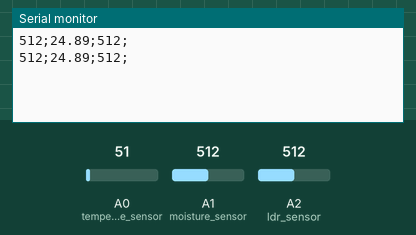
This sketch was run on a simulated Arduino Uno, built with avr-gcc and run on an emulated ATmega328P. Shown: the last lines printed to the serial monitor. Inputs (shaded band) come from the test bench; at power-on: A0 (temperature_sensor) = 51, A1 (moisture_sensor) = 512, A2 (ldr_sensor) = 512.

Above: at 1.8 s.
1.9 s: A0 (temperature_sensor) set to 61
At 2.8 s:
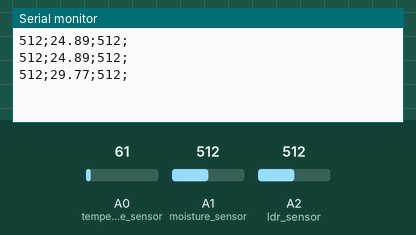
3.4 s: A1 (moisture_sensor) set to 716
At 4.7 s:
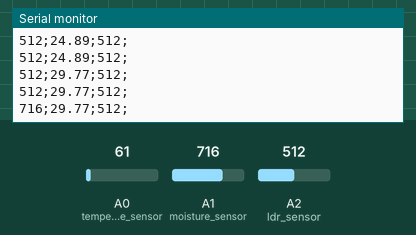
4.9 s: A2 (ldr_sensor) set to 716
At 5.7 s:
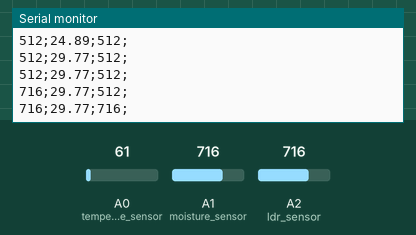
6.4 s: A0 (temperature_sensor) set to 71
At 7.7 s:
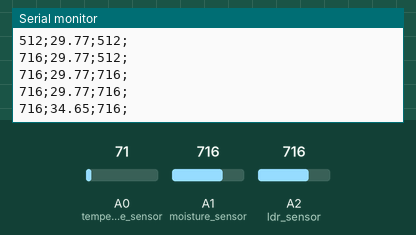
7.9 s: A1 (moisture_sensor) set to 900
At 8.8 s:
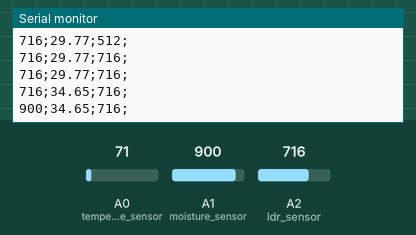
9.4 s: A2 (ldr_sensor) set to 900
At 10.8 s:
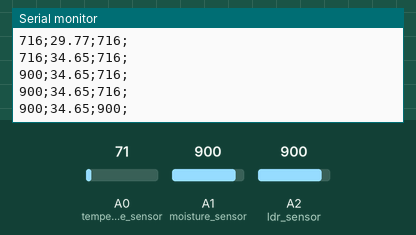
Timing chart, 0 to 11.9 s (numbered marks = the images above; inputs shaded):
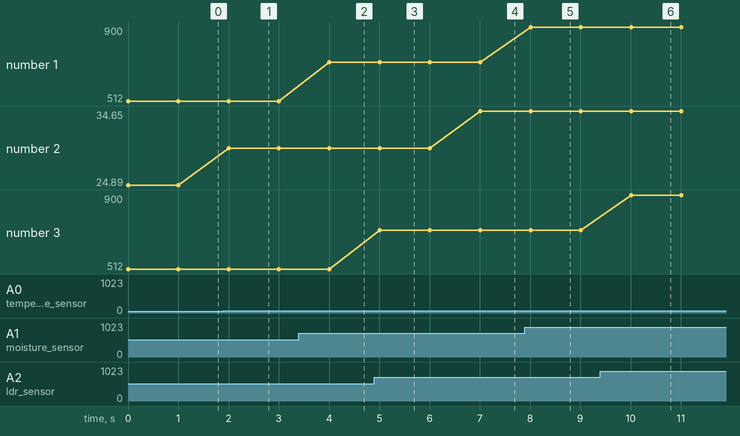

Measured:
- after the input at 1.9 s, the serial monitor: prints a new line after 0.10 s (image 1)
- after the input at 3.4 s, the serial monitor: prints a new line after 0.61 s (image 2)
- after the input at 4.9 s, the serial monitor: prints a new line after 0.11 s (image 3)
- after the input at 6.4 s, the serial monitor: prints a new line after 0.61 s (image 4)
- after the input at 7.9 s, the serial monitor: prints a new line after 0.11 s (image 5)
- after the input at 9.4 s, the serial monitor: prints a new line after 0.61 s (image 6)
- plotted number 1: 512 → 716 after the input at 3.4 s, 716 → 900 after the input at 7.9 s
- plotted number 2: 24.89 → 29.77 after the input at 1.9 s, 29.77 → 34.65 after the input at 6.4 s

The sketch:

readValues.ino
```cpp
#define moisture_sensor A1
#define ldr_sensor  A2
#define temperature_sensor A0


void setup() {
  // put your setup code here, to run once:
Serial.begin(9600);
pinMode(moisture_sensor,INPUT);
pinMode(ldr_sensor,INPUT);
pinMode(temperature_sensor,INPUT);

}

void loop() {
  // put your main code here, to run repeatedly:

int moisture_value=analogRead(moisture_sensor);

int analogValue=analogRead(temperature_sensor);
float temp_val = (analogValue * 4.88);  //formula to convert analogvalue to celsius temp
float temperature_value = (temp_val/10);   //formula to convert analogvalue to celsius temp

int ldr_value=analogRead(ldr_sensor);

Serial.print(moisture_value);
Serial.print(";");
Serial.print(temperature_value);
Serial.print(";");
Serial.print(ldr_value);
Serial.print(";");
Serial.println();

delay(1000);


}
```
